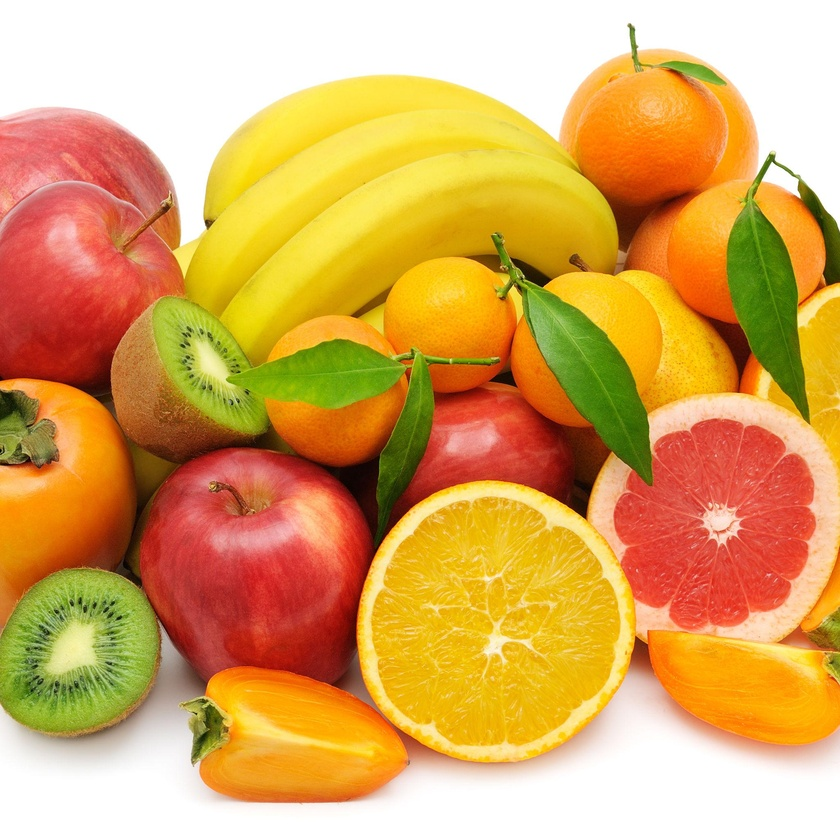
#> input picture images/original8.jpg, 840 x 840 px, shrunk from 2048 x 2048 before the run
$ python contours.py
#> lines starting #> are read from the running program, lines starting #| are printed output that depends on the picture; after the words box and inside, x2 and y2 are one past the last pixel; in counts of white or black regions, pixels touching at a corner belong together
import cv2
import matplotlib.pyplot as plt

# Resmi oku
image = cv2.imread("../images/original8.jpg")
#> image is the input picture: shape (840, 840, 3); mean B, G, R 92.7, 166.5, 217.8

# Matplotlib için RGB
image_rgb = cv2.cvtColor(image, cv2.COLOR_BGR2RGB)

# Gray
gray = cv2.cvtColor(image, cv2.COLOR_BGR2GRAY)
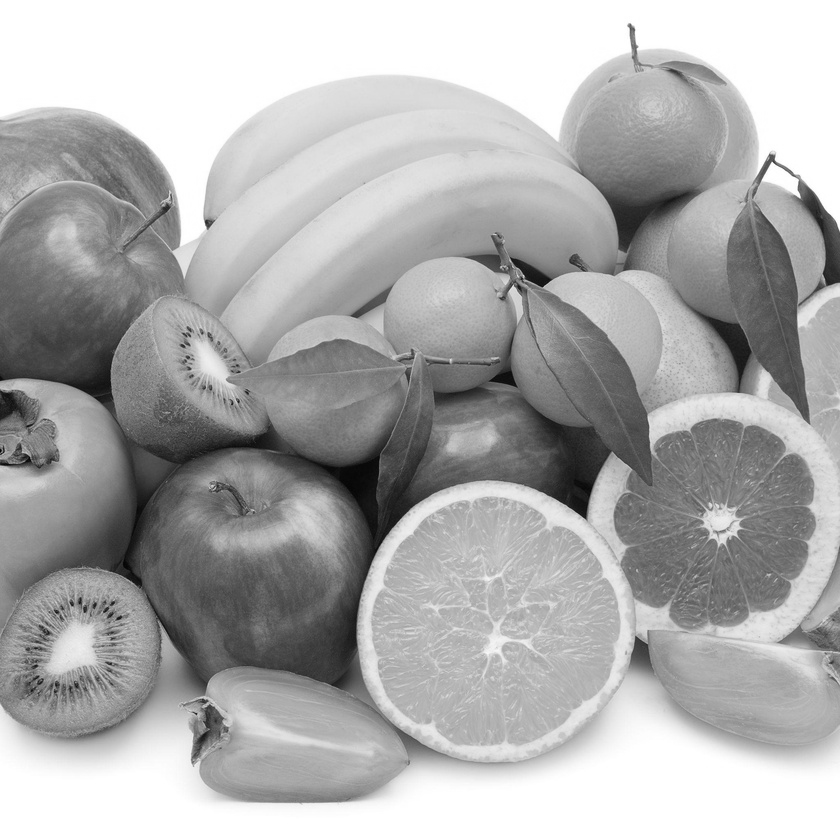
#> gray: shape (840, 840); min 4, max 255, mean 173.4

# Threshold
_, thresh = cv2.threshold(gray, 120, 255, cv2.THRESH_BINARY_INV)
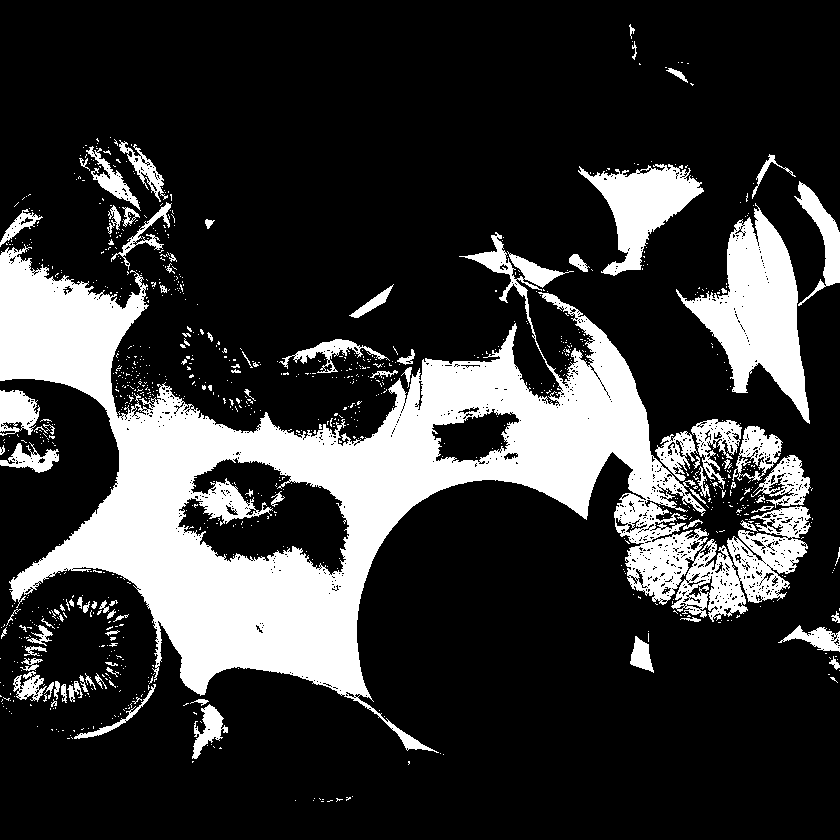
#> thresh: shape (840, 840); 21.9% white; 1004 white regions (915 under 20 px)

# Konturları Bul
contours, hierarchy = cv2.findContours(
    thresh,
    cv2.RETR_EXTERNAL,
    cv2.CHAIN_APPROX_SIMPLE
)
#> contours = 935 contours, 875 with area under 20; largest, box (x1, y1, x2, y2) and area: (0, 232, 811, 753) 127946, (676, 203, 810, 424) 12020, (578, 164, 704, 276) 5710, (794, 181, 840, 306) 1676, (732, 426, 783, 481) 1584

# Çizmek için kopya al
result = image_rgb.copy()

# Konturları çiz
cv2.drawContours(
    result,
    contours,
    -1,
    (255,0,0),
    2
)
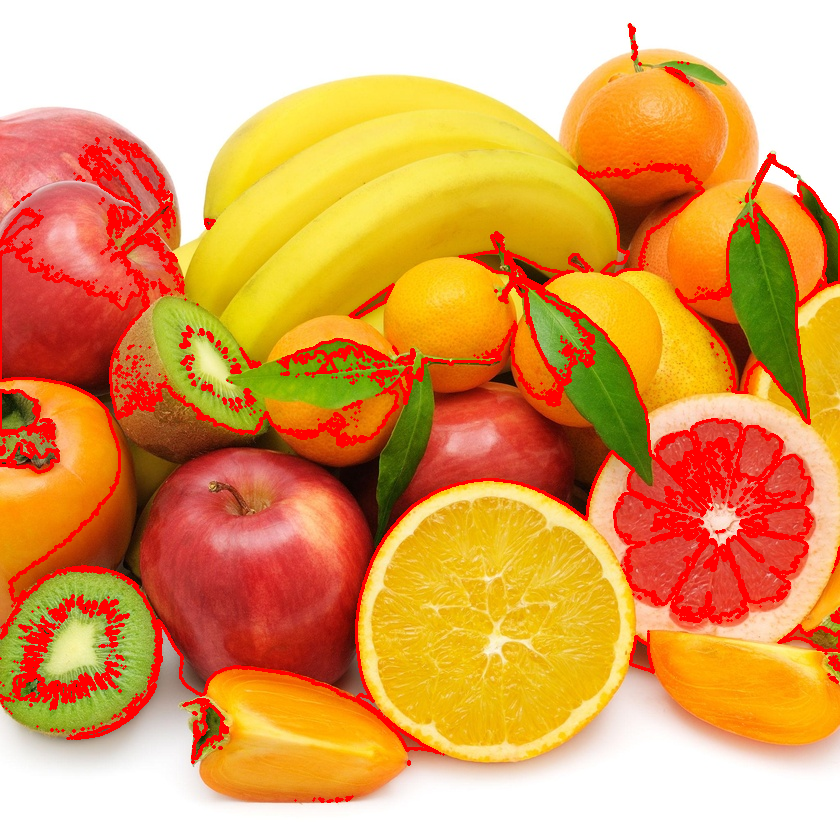
#> result: shape (840, 840, 3); mean R, G, B 224.1, 158.1, 89.4

print("Bulunan Kontur Sayısı:", len(contours))
#| Bulunan Kontur Sayısı: 935

plt.figure(figsize=(12,8))

plt.subplot(2,2,1)
plt.imshow(image_rgb)
plt.title("Original")
plt.axis("off")

plt.subplot(2,2,2)
plt.imshow(gray,cmap="gray")
plt.title("Gray")
plt.axis("off")

plt.subplot(2,2,3)
plt.imshow(thresh,cmap="gray")
plt.title("Threshold")
plt.axis("off")

plt.subplot(2,2,4)
plt.imshow(result)
plt.title("Contours")
plt.axis("off")

plt.tight_layout()
plt.savefig("../outputs/original8.jpg", dpi=300, bbox_inches="tight")
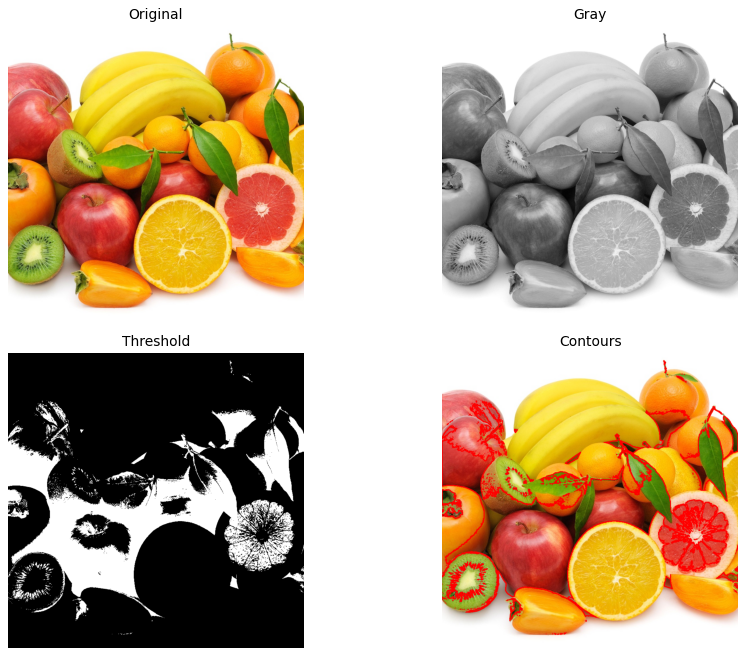
#> figure drawn by matplotlib, 4 panels
plt.show()

$ run again, with images/original2.jpg copied over images/original8.jpg
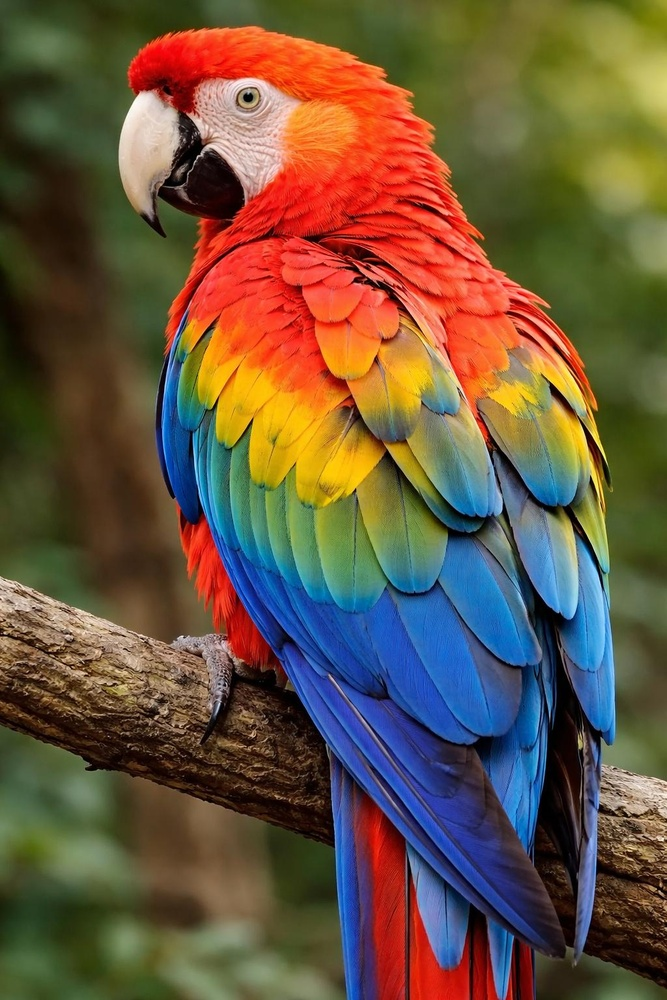
#> input picture images/original2.jpg, 667 x 1000 px, shrunk from 1024 x 1536 before the run
#> image is the input picture: shape (1000, 667, 3); mean B, G, R 63, 85.6, 105.2
#> `_, thresh = cv2.threshold(gray, 120, 255, cv2.THRESH_BINARY_INV)`:
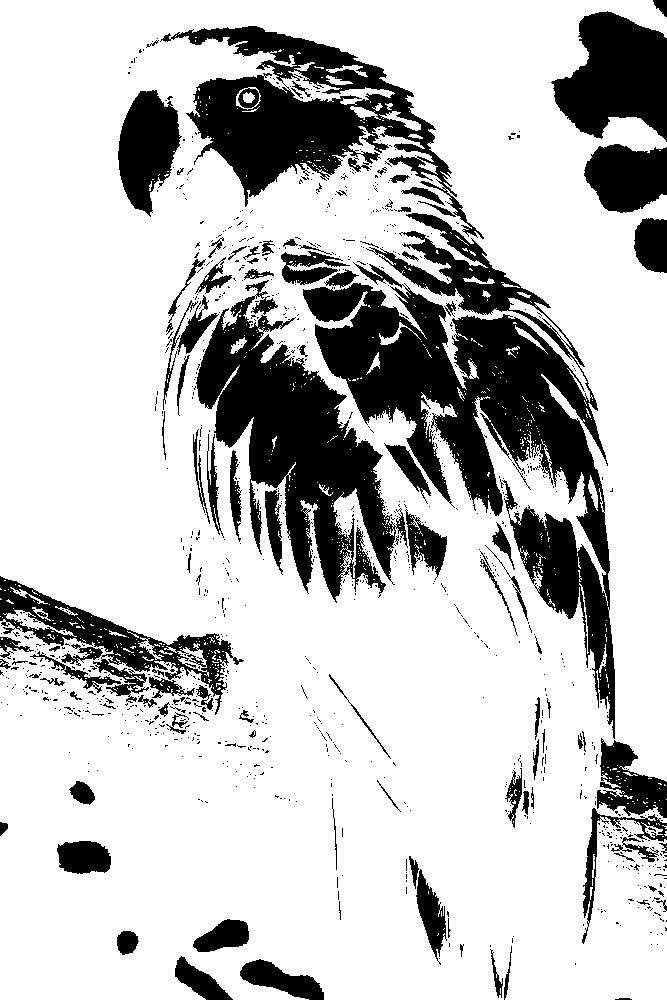
#> thresh: shape (1000, 667); 76.6% white; 1049 black regions (939 under 20 px)
#> contours = 184 contours, 174 with area under 20; largest, box (x1, y1, x2, y2) and area: (0, 0, 667, 1000) 630992, (164, 643, 209, 677) 377, (3, 610, 77, 637) 374, (138, 637, 164, 660) 104, (641, 822, 663, 838) 91
#> result: shape (1000, 667, 3); mean R, G, B 109.7, 82.4, 60.7
#| Bulunan Kontur Sayısı: 184
#> `plt.savefig("../outputs/original8.jpg", dpi=300, bbox_inches="tight")`:
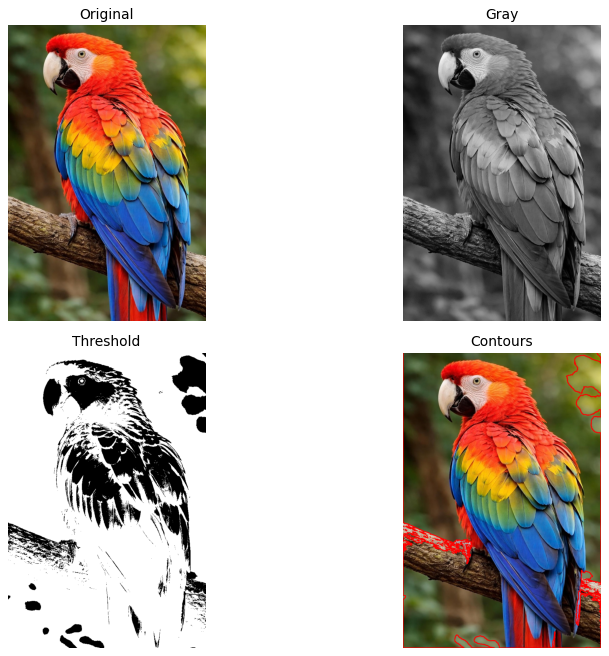
#> figure drawn by matplotlib, 4 panels

$ run again, with images/original.jpg copied over images/original8.jpg
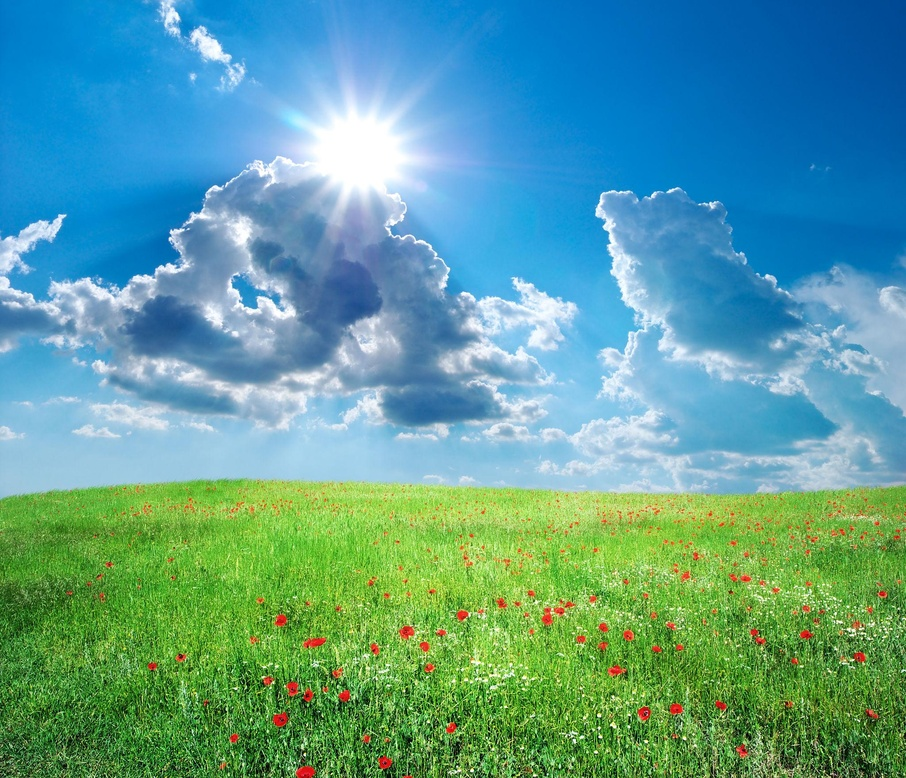
#> input picture images/original.jpg, 906 x 778 px, shrunk from 2048 x 1759 before the run
#> image is the input picture: shape (778, 906, 3); mean B, G, R 151.8, 158.3, 92.3
#> `_, thresh = cv2.threshold(gray, 120, 255, cv2.THRESH_BINARY_INV)`:
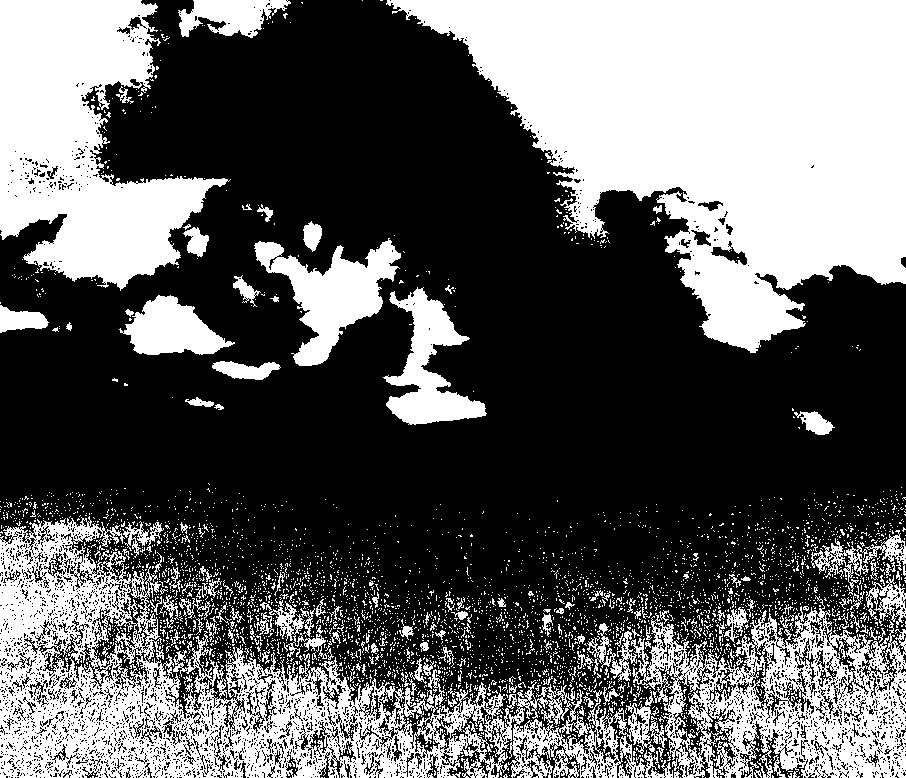
#> thresh: shape (778, 906); 38% white; 4071 white regions (3917 under 20 px)
#> contours = 3865 contours, 3786 with area under 20; largest, box (x1, y1, x2, y2) and area: (386, 0, 906, 353) 103852, (0, 516, 673, 778) 74898, (0, 0, 231, 291) 37404, (631, 595, 906, 778) 31747, (254, 238, 401, 366) 7441
#> result: shape (778, 906, 3); mean R, G, B 117.6, 135.4, 138.8
#| Bulunan Kontur Sayısı: 3865
#> `plt.savefig("../outputs/original8.jpg", dpi=300, bbox_inches="tight")`:
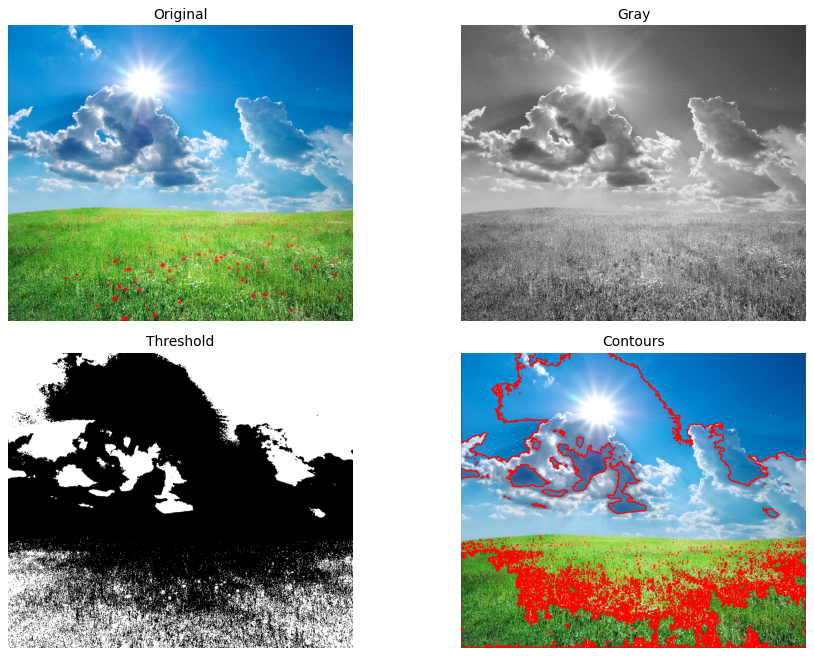
#> figure drawn by matplotlib, 4 panels
